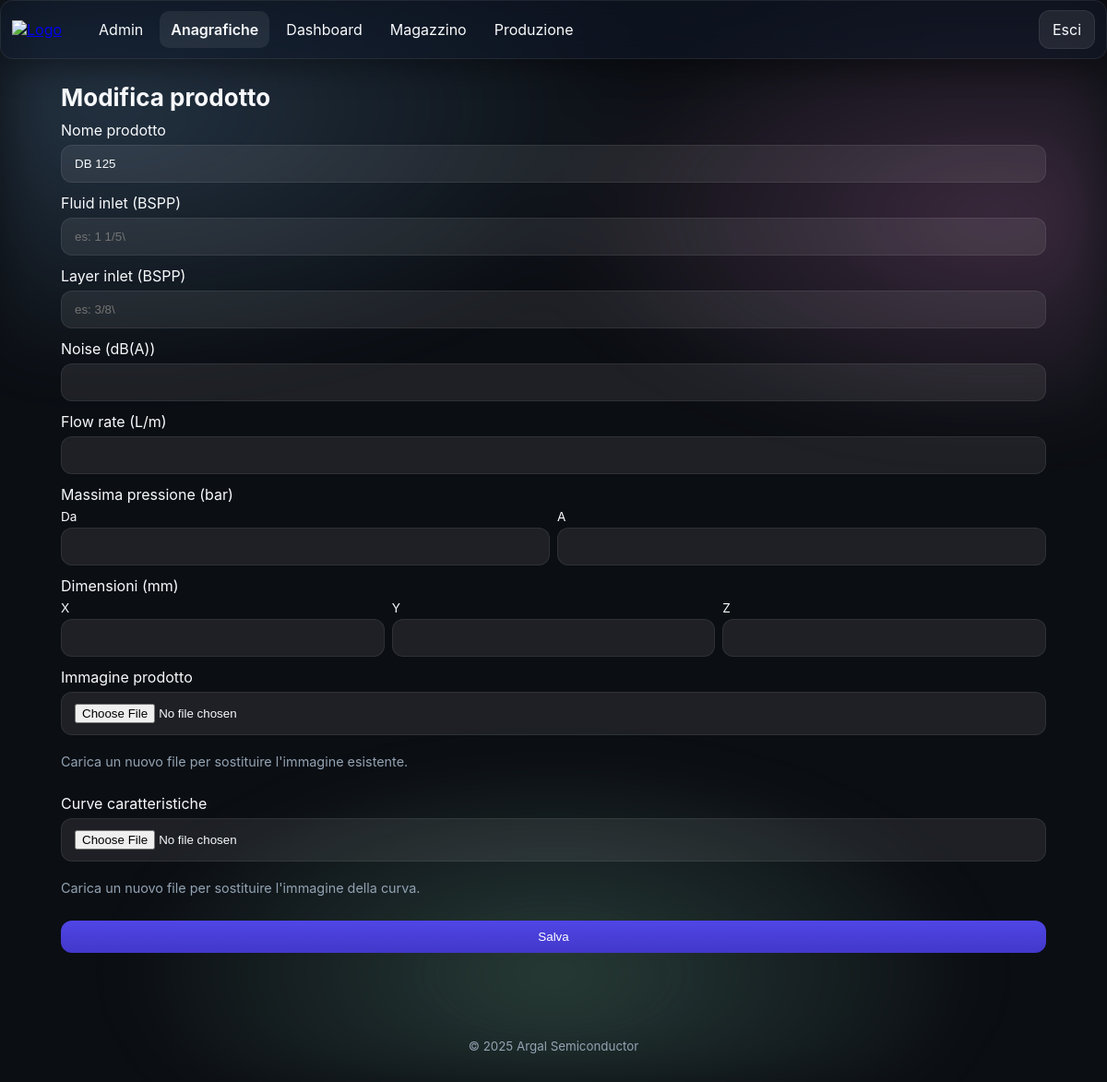
/products/1/edit (signed in), run on an earlier commit of the app's database.
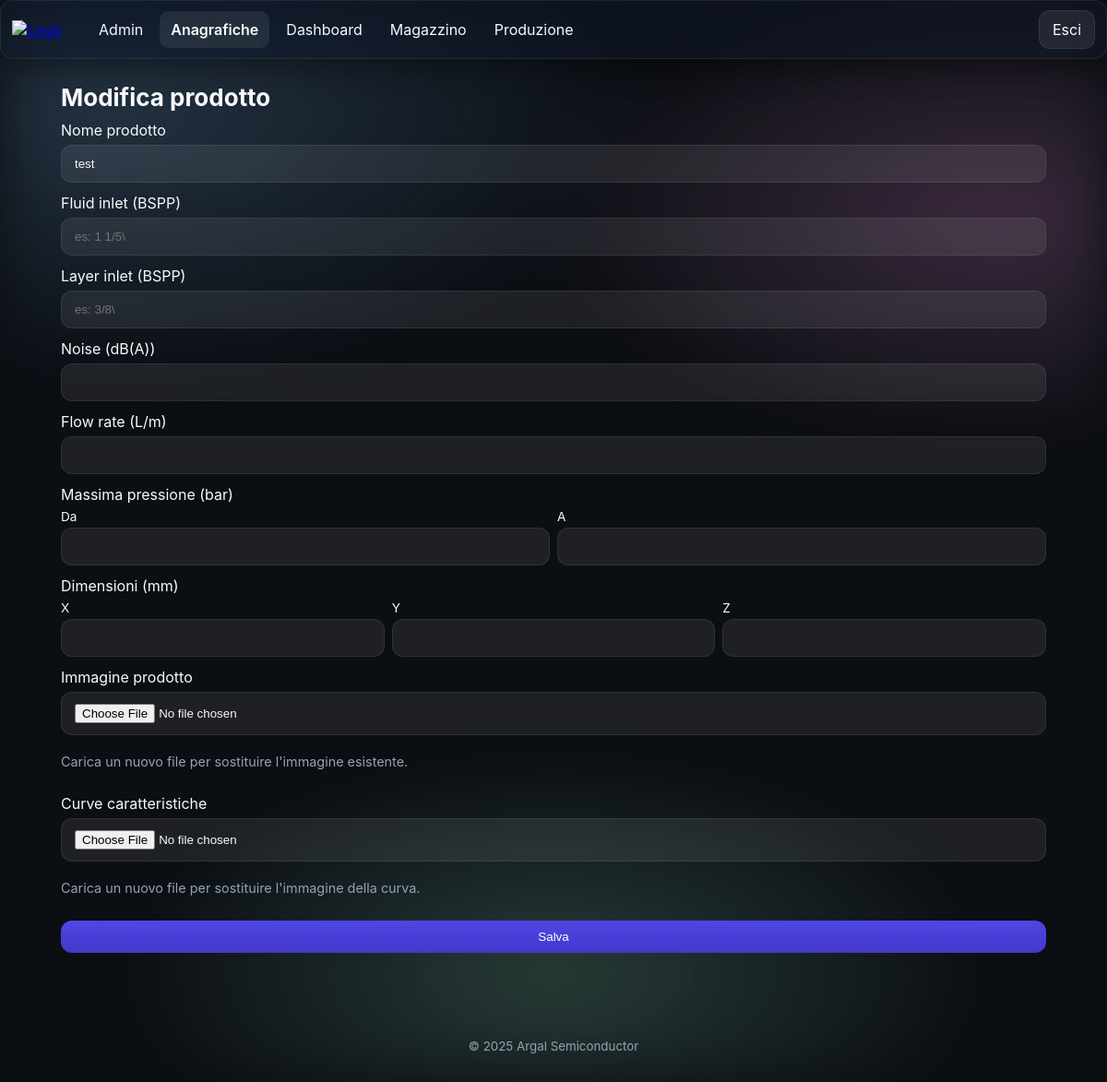
And on a later commit of the database.
### app/models.py (models this page shows)
class TimestampMixin(db.Model):
    __abstract__ = True
    created_at = db.Column(db.DateTime, default=datetime.utcnow)
    updated_at = db.Column(db.DateTime, default=datetime.utcnow, onupdate=datetime.utcnow)

class Product(TimestampMixin):
    __tablename__ = 'products'
    id = db.Column(db.Integer, primary_key=True)
    name = db.Column(db.String(200), nullable=False)
    description = db.Column(db.Text)
    revision = db.Column(db.Integer, default=1)
    revisionabile = db.Column(db.Boolean, default=False)
    image_filename = db.Column(db.String(200))
    flow_rate = db.Column(db.Float)
    max_pressure = db.Column(db.Float)
    dimension_x = db.Column(db.Float)
    dimension_y = db.Column(db.Float)
    dimension_z = db.Column(db.Float)
    quantity_in_stock = db.Column(db.Float, default=0)
    curve_image_filename = db.Column(db.String(200))
    fluid_in_let = db.Column(db.String(50))
    layer_in_lett = db.Column(db.String(50))
    noise = db.Column(db.Float)
    max_pressure_from = db.Column(db.Float)
    max_pressure_to = db.Column(db.Float)
    components = db.relationship('ProductComponent', backref='product', cascade='all, delete-orphan')
    bom_children = db.relationship('BOMLine',
                                   foreign_keys='BOMLine.padre_id',
                                   backref='padre',
                                   cascade='all, delete-orphan')
    bom_parents = db.relationship('BOMLine',
                                  foreign_keys='BOMLine.figlio_id',
                                  backref='figlio',
                                  cascade='all, delete-orphan')
    custom_values = db.relationship('CustomValue',
                                    primaryjoin="Product.id==CustomValue.product_id",
                                    backref='product',
                                    cascade='all, delete-orphan')

### app/blueprints/products/routes.py (the view, shortened to what this page needs)
@products_bp.route('/<int:id>/edit', methods=['GET', 'POST'])
@login_required
def edit(id: int):
    product = Product.query.get_or_404(id)
    return render_template('products/edit.html', product=product)

### app/models.py (called while the page is built)
@login_manager.user_loader
def load_user(user_id):
    try:
        return User.query.get(int(user_id))
    except Exception:
        return None

### app/templates/products/edit.html (shortened to what this page needs)
{% extends 'base.html' %}
{% block content %}
<section class="section">
  <h2 class="section-title">Modifica prodotto</h2>
  <form method="post" class="form" enctype="multipart/form-data">
    <label class="field"><span>Nome prodotto</span><input name="name" required value="{{ product.name }}"></label>
    <label class="field"><span>Fluid inlet (BSPP)</span>
      <input type="text" name="fluid_in_let" value="{{ product.fluid_in_let or '' }}" placeholder="es: 1 1/5\" BSPP">
    </label>
    <label class="field"><span>Layer inlet (BSPP)</span>
      <input type="text" name="layer_in_lett" value="{{ product.layer_in_lett or '' }}" placeholder="es: 3/8\" BSPP">
    </label>
    <label class="field"><span>Noise (dB(A))</span>
      <input type="number" step="any" name="noise" value="{{ product.noise if product.noise is not none else '' }}">
    </label>
    <label class="field"><span>Flow rate (L/m)</span>
      <input type="number" step="any" name="flow_rate" value="{{ product.flow_rate if product.flow_rate is not none else '' }}">
    </label>
    <div class="field">
      <span>Massima pressione (bar)</span>
      <div style="display:flex; gap:8px;">
        <label style="flex:1; display:flex; flex-direction:column;">
          <span style="font-size:0.85em; margin-bottom:4px;">Da</span>
          <input type="number" step="any" name="max_pressure_from" value="{{ product.max_pressure_from if product.max_pressure_from is not none else '' }}">
        </label>
        <label style="flex:1; display:flex; flex-direction:column;">
          <span style="font-size:0.85em; margin-bottom:4px;">A</span>
          <input type="number" step="any" name="max_pressure_to" value="{{ product.max_pressure_to if product.max_pressure_to is not none else '' }}">
        </label>
      </div>
    </div>
    <div class="field">
      <span>Dimensioni (mm)</span>
      <div style="display:flex; gap:8px;">
        <label style="flex:1; display:flex; flex-direction:column;">
          <span style="font-size:0.85em; margin-bottom:4px;">X</span>
          <input type="number" step="any" name="dimension_x" value="{{ product.dimension_x if product.dimension_x is not none else '' }}">
        </label>
        <label style="flex:1; display:flex; flex-direction:column;">
          <span style="font-size:0.85em; margin-bottom:4px;">Y</span>
          <input type="number" step="any" name="dimension_y" value="{{ product.dimension_y if product.dimension_y is not none else '' }}">
        </label>
        <label style="flex:1; display:flex; flex-direction:column;">
          <span style="font-size:0.85em; margin-bottom:4px;">Z</span>
          <input type="number" step="any" name="dimension_z" value="{{ product.dimension_z if product.dimension_z is not none else '' }}">
        </label>
      </div>
    </div>
    <div class="field">
      <span>Immagine prodotto</span>
      <input type="file" name="image" accept="image/*">
      <p class="muted" style="font-size:0.9em;">Carica un nuovo file per sostituire l'immagine esistente.</p>
    </div>
    <div class="field">
      <span>Curve caratteristiche</span>
      <input type="file" name="curve_image" accept="image/*">
      <p class="muted" style="font-size:0.9em;">Carica un nuovo file per sostituire l'immagine della curva.</p>
    </div>
    <button class="btn primary" type="submit">Salva</button>
  </form>
</section>
{% endblock %}

What changed in the data, as far as the page shows it:
changed Product: name "DB 125" → "test"
